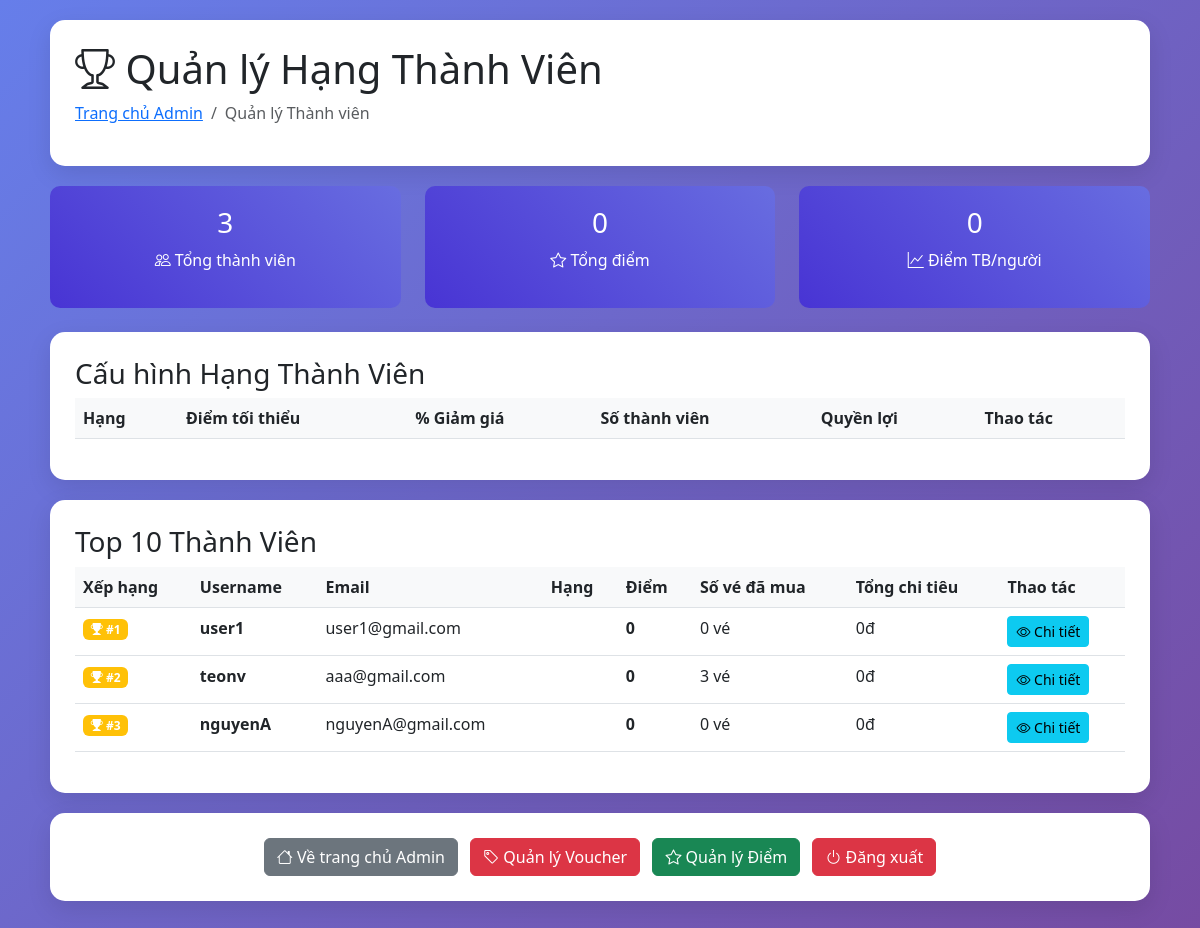
Page /admin_members.php (signed in) on the earlier database version.
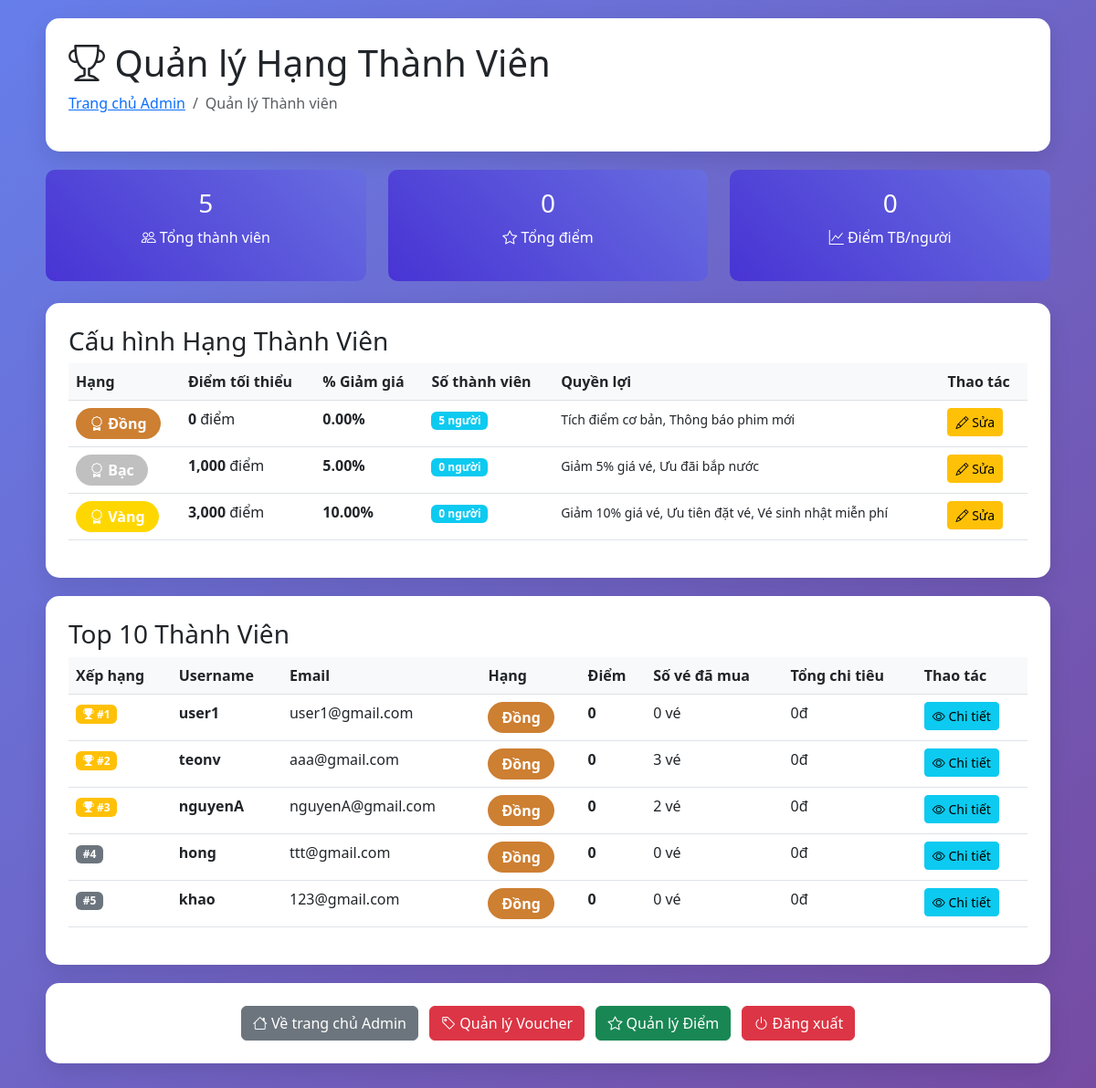
Same page on the later database version.
### tables this page shows
CREATE TABLE `users` (
  `id` int(11) NOT NULL,
  `username` varchar(100) NOT NULL,
  `email` varchar(255) NOT NULL,
  `password` varchar(255) NOT NULL,
  `role` enum('customer','admin') DEFAULT 'customer',
  `created_at` timestamp NOT NULL DEFAULT current_timestamp(),
  `member_points` int(11) DEFAULT 0,
  `member_tier_id` int(11) DEFAULT 1,
  `birthday` date DEFAULT NULL,
  `phone` varchar(20) DEFAULT NULL
);

CREATE TABLE `member_tiers` (
  `id` int(11) NOT NULL,
  `name` varchar(50) NOT NULL,
  `min_points` int(11) NOT NULL DEFAULT 0,
  `discount_percent` decimal(5,2) DEFAULT 0.00,
  `color` varchar(20) DEFAULT NULL,
  `benefits` text DEFAULT NULL
);

### admin_members.php (the view, shortened to what this page needs)
<?php
require_once 'config.php';
$stmt = $pdo->query("
    SELECT mt.*, COUNT(u.id) as member_count
    FROM member_tiers mt
    LEFT JOIN users u ON u.member_tier_id = mt.id AND u.role = 'customer'
    GROUP BY mt.id
    ORDER BY mt.min_points ASC
");
$tiers = $stmt->fetchAll(PDO::FETCH_ASSOC);
$stmt = $pdo->query("
    SELECT
        COUNT(*) as total_members,
        SUM(member_points) as total_points,
        AVG(member_points) as avg_points
    FROM users
    WHERE role = 'customer'
");
$stats = $stmt->fetch(PDO::FETCH_ASSOC);
$stmt = $pdo->query("
    SELECT u.*, mt.name as tier_name, mt.color as tier_color,
           COUNT(b.id) as total_bookings,
           SUM(b.final_price) as total_spent
    FROM users u
    LEFT JOIN member_tiers mt ON u.member_tier_id = mt.id
    LEFT JOIN bookings b ON u.id = b.user_id AND b.status IN ('paid', 'confirmed')
    WHERE u.role = 'customer'
    GROUP BY u.id
    ORDER BY u.member_points DESC
    LIMIT 10
");
$top_members = $stmt->fetchAll(PDO::FETCH_ASSOC);
?>
<!DOCTYPE html>
<html>
<head>
    <link href="https://cdn.jsdelivr.net/npm/bootstrap@5.3.0/dist/css/bootstrap.min.css" rel="stylesheet" />
    <link href="https://cdn.jsdelivr.net/npm/bootstrap-icons@1.7.2/font/bootstrap-icons.css" rel="stylesheet">
</head>
<body>
    <div class="container">
        <div class="admin-card">
            <h1><i class="bi bi-trophy"></i> Quản lý Hạng Thành Viên</h1>
            <nav aria-label="breadcrumb">
                <ol class="breadcrumb">
                    <li class="breadcrumb-item"><a href="admin.php">Trang chủ Admin</a></li>
                    <li class="breadcrumb-item active">Quản lý Thành viên</li>
                </ol>
            </nav>
        </div>
        <div class="row mb-4">
            <div class="col-md-4">
                <div class="stats-card">
                    <h3><?php echo $stats['total_members']; ?></h3>
                    <p><i class="bi bi-people"></i> Tổng thành viên</p>
                </div>
            </div>
            <div class="col-md-4">
                <div class="stats-card">
                    <h3><?php echo number_format($stats['total_points']); ?></h3>
                    <p><i class="bi bi-star"></i> Tổng điểm</p>
                </div>
            </div>
            <div class="col-md-4">
                <div class="stats-card">
                    <h3><?php echo number_format($stats['avg_points'], 0); ?></h3>
                    <p><i class="bi bi-graph-up"></i> Điểm TB/người</p>
                </div>
            </div>
        </div>
        <div class="admin-card">
            <h3>Cấu hình Hạng Thành Viên</h3>
            <div class="table-responsive">
                <table class="table table-hover">
                    <thead>
                        <tr>
                            <th>Hạng</th>
                            <th>Điểm tối thiểu</th>
                            <th>% Giảm giá</th>
                            <th>Số thành viên</th>
                            <th>Quyền lợi</th>
                            <th>Thao tác</th>
                        </tr>
                    </thead>
                    <tbody>
                        <?php foreach ($tiers as $tier): ?>
                            <tr>
                                <td>
                                    <span class="tier-badge" style="background-color: <?php echo $tier['color']; ?>">
                                        <i class="bi bi-award"></i> <?php echo $tier['name']; ?>
                                    </span>
                                </td>
                                <td><strong><?php echo number_format($tier['min_points']); ?></strong> điểm</td>
                                <td><strong><?php echo $tier['discount_percent']; ?>%</strong></td>
                                <td><span class="badge bg-info"><?php echo $tier['member_count']; ?> người</span></td>
                                <td><small><?php echo $tier['benefits']; ?></small></td>
                                <td>
                                    <a href="admin_members.php?edit_id=<?php echo $tier['id']; ?>"
                                        class="btn btn-sm btn-warning">
                                        <i class="bi bi-pencil"></i> Sửa
                                    </a>
                                </td>
                            </tr>
                        <?php endforeach; ?>
                    </tbody>
                </table>
            </div>
        </div>
        <div class="admin-card">
            <h3>Top 10 Thành Viên</h3>
            <div class="table-responsive">
                <table class="table table-hover">
                    <thead>
                        <tr>
                            <th>Xếp hạng</th>
                            <th>Username</th>
                            <th>Email</th>
                            <th>Hạng</th>
                            <th>Điểm</th>
                            <th>Số vé đã mua</th>
                            <th>Tổng chi tiêu</th>
                            <th>Thao tác</th>
                        </tr>
                    </thead>
                    <tbody>
                        <?php $rank = 1;
                        foreach ($top_members as $member): ?>
                            <tr>
                                <td>
                                    <?php if ($rank <= 3): ?>
                                        <span class="badge bg-warning">
                                            <i class="bi bi-trophy-fill"></i> #<?php echo $rank; ?>
                                        </span>
                                    <?php else: ?>
                                        <span class="badge bg-secondary">#<?php echo $rank; ?></span>
                                    <?php endif; ?>
                                </td>
                                <td><strong><?php echo $member['username']; ?></strong></td>
                                <td><?php echo $member['email']; ?></td>
                                <td>
                                    <span class="tier-badge" style="background-color: <?php echo $member['tier_color']; ?>">
                                        <?php echo $member['tier_name']; ?>
                                    </span>
                                </td>
                                <td><strong><?php echo number_format($member['member_points']); ?></strong></td>
                                <td><?php echo $member['total_bookings']; ?> vé</td>
                                <td><?php echo number_format($member['total_spent'] ?? 0); ?>đ</td>
                                <td>
                                    <a href="admin_points.php?user_id=<?php echo $member['id']; ?>"
                                        class="btn btn-sm btn-info">
                                        <i class="bi bi-eye"></i> Chi tiết
                                    </a>
                                </td>
                            </tr>
                        <?php $rank++;
                        endforeach; ?>
                    </tbody>
                </table>
            </div>
        </div>
        <div class="admin-card text-center">
            <a href="admin.php" class="btn btn-secondary me-2">
                <i class="bi bi-house"></i> Về trang chủ Admin
            </a>
            <a href="admin_vouchers.php" class="btn btn-danger me-2">
                <i class="bi bi-tag"></i> Quản lý Voucher
            </a>
            <a href="admin_points.php" class="btn btn-success me-2">
                <i class="bi bi-star"></i> Quản lý Điểm
            </a>
            <a href="logout.php" class="btn btn-danger">
                <i class="bi bi-power"></i> Đăng xuất
            </a>
        </div>
    </div>
</body>
</html>

### admin_members.php (style rules this page uses)
body { background: linear-gradient(135deg, #667eea 0%, #764ba2 100%); min-height: 100vh; }
.container { padding: 20px; }
.admin-card { background: white; border-radius: 15px; padding: 25px; box-shadow: 0 8px 25px rgba(0, 0, 0, 0.1); margin-bottom: 20px; }
.stats-card { background: linear-gradient(45deg, #4834d4, #686de0); color: white; text-align: center; padding: 20px; border-radius: 10px; }
.tier-badge { display: inline-block; padding: 5px 15px; border-radius: 20px; color: white; font-weight: bold; }
.table th { background-color: #f8f9fa; }

Differences in the rows shown:
added member_tiers: name "Đồng", min_points "0", discount_percent "0.00", member_count "5", benefits "Tích điểm cơ bản, Thông báo phim mới"
added member_tiers: name "Bạc", min_points "1,000", discount_percent "5.00", member_count "0", benefits "Giảm 5% giá vé, Ưu đãi bắp nước"
added member_tiers: name "Vàng", min_points "3,000", discount_percent "10.00", member_count "0", benefits "Giảm 10% giá vé, Ưu tiên đặt vé, Vé sinh nhật miễn phí"
shown differently, row unchanged: users "user1": member_tier.name (not shown) → "Đồng"
shown differently, row unchanged: users "teonv": member_tier.name (not shown) → "Đồng"
shown differently, row unchanged: users "nguyenA": member_tier.name (not shown) → "Đồng"; total_bookings "0" → "2"
added users: username "hong", email "ttt@gmail.com", member_tier.name "Đồng", member_points "0", total_bookings "0", total_spent "0"
added users: username "khao", email "123@gmail.com", member_tier.name "Đồng", member_points "0", total_bookings "0", total_spent "0"
Other differences:
$stats['total_members']: "3" → "5"
